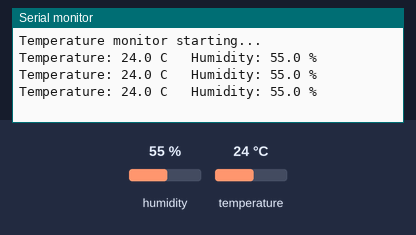
A sketch run on a simulated Raspberry Pi Pico. On the bench: the last lines printed to the serial monitor. The inputs (shaded band) are chosen by the test bench; at power-on: humidity 55 %, temperature 24 °C.

Above: at 6.8 s.
6.9 s: humidity set to 22 %
At 11.1 s:
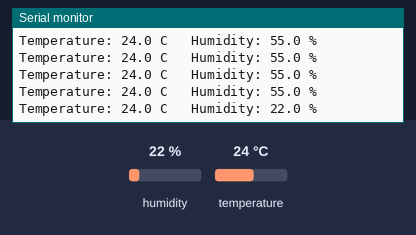
12.3 s: temperature set to 12 °C
At 15.3 s:
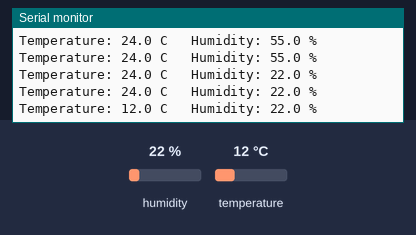
17.7 s: humidity set to 40 %
At 18.4 s:
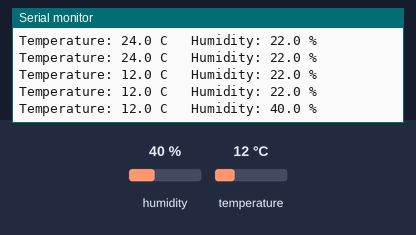
Timing chart, 0 to 20.7 s (numbered marks = the images above; inputs shaded):
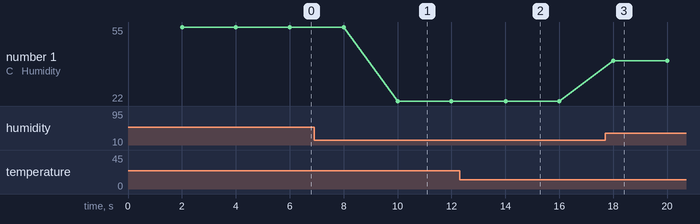

The sketch:

sketch.ino
```cpp
// ------------------------------------------------------------
// Project 16 - Temperature Monitor
// Read temperature and humidity from a DHT22 sensor and print
// them in the Serial Monitor every two seconds.
//
// Wiring:
//   DHT22 SDA (data) -> GP16 (Physical Pin 21)
//   DHT22 VCC        -> 3V3 (Physical Pin 36)
//   DHT22 GND        -> GND (Physical Pin 3)
//   DHT22 NC         -> not connected
//
// TIP: while the simulation runs, click the DHT22 and use its
// sliders to change temperature/humidity live!
// ------------------------------------------------------------

#include <DHT.h>

const int DHT_PIN = 16;       // GP16, physical pin 21

DHT dht(DHT_PIN, DHT22);      // create the sensor object

unsigned long lastReading = 0;
const unsigned long INTERVAL = 2000;   // DHT22 needs >=2s between reads

void setup() {
  dht.begin();                // start communication with the sensor
  Serial.begin(115200);
  Serial.println("Temperature monitor starting...");
}

void loop() {
  if (millis() - lastReading >= INTERVAL) {
    lastReading = millis();

    float humidity = dht.readHumidity();
    float temperature = dht.readTemperature();    // Celsius

    // NaN means the reading failed - never print bad data
    if (isnan(humidity) || isnan(temperature)) {
      Serial.println("Sensor read failed, trying again...");
      return;
    }

    Serial.print("Temperature: ");
    Serial.print(temperature, 1);
    Serial.print(" C   Humidity: ");
    Serial.print(humidity, 1);
    Serial.println(" %");
  }
}
```

Measured:
- after the input at 6.9 s, the serial monitor: prints a new line after 3.1 s (image 1)
- after the input at 12.3 s, the serial monitor: prints a new line after 1.7 s (image 2)
- after the input at 17.7 s, the serial monitor: prints a new line after 0.31 s (image 3)
- plotted number 1: 55 → 22 after the input at 6.9 s, 22 → 40 after the input at 17.7 s
